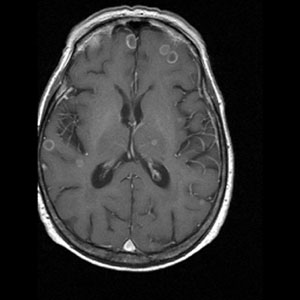
#> input picture course/brain.png, 300 x 300 px, found by its file name
$ jupyter execute --allow-errors introLaconeu-StudentCopy.ipynb   (shell and % lines are left out)   (older library calls are emulated)
#> lines starting #> are read from the running program, lines starting #| are printed output that depends on the picture
# 1.1- Markdown and Code Cells

This is a markdown cell:

* Bullets
* Latex formulas: $\int_a^b x dx$
* [Links](http://www.google.cl)
* Code: ``python setup.py``
* Tables

| **X** | **Y** |
|-------|-------|
| 3.145 | 2.34  |
| 0.32  | 3     |

[cell 1]
# This is a code cell (python code)
a = [1,2,3,4,5]
b = []
for i in a:
    b.append(i*i)
print(a)
# The last line is returned as output of the cell
b

# 1.2.- Python Datatypes in a Nutshell

* __primitives__: built-in basic data type, like int, float, string, etc.
* __objects__: everything that has attributes and methods.

### Lists
A collection of elements in an array __of any type__!

[cell 2]
lst = [42,42.0,"42"]
lst

### Tuples
like lists, but inmutables (i.e., cannot be changed). Any operation over tuples __creates a new tuple__

[cell 3]
tup = (42,42.0,42,'hi')
tup

[cell 4]
lst[0] = 32
lst

#> (a cell that did not finish here is left out)

### Dictionaries
Also known as keymaps, hashmaps, associative arrays or similar. Is a list, where every element has a __key__ associated with it

[cell 6]
dt = {'one':1,'two':2,'two and a half':2.5,'three':3}

print(dt['one'])
print(dt['two and a half'])

# 1.3 Lambda Functions (Functions on the fly)

Creation of anonymous functions (i.e. functions that are not bound to a name) at runtime, using a construct called "lambda".

[cell 7]
def f(x):
    return x**2

print(f(5))

[cell 8]
print((lambda x: x**2)(5))

g= lambda x: x**2
print(g(4))

[cell 9]
def make_incrementor(n):
    return lambda x: x + n

i5 = make_incrementor(5)
i7 = make_incrementor(7)
print(i5(10))
print(i7(10))

# 1.4.- Imports

Imports do not import the code of a library, but the namespace of it and a few initialization.

[cell 10]
# Original Namespace Import
import numpy
a = numpy.array([1,2,3,4])

# Renaming Namespace Import
import numpy as np
b = np.array([1,2,3,4])

# Namespace Inclusion Import
from numpy import *
c = array([1,2,3,4])

print(np.array_equal(a,b))
np.array_equal(a,c)

# 2.1 What is Numpy?

1. Numpy is a fundamental library for Python which is used for scientific computing and manipulation of large arrays of data.

2. Numpy performs mathematical, statistical and data manipulation on arrays much faster that regular Python operations.

3. This difference is very important when you are performing large amount of calculations of arrays.

The major advantage of using Numpy for handling arrays, is that **Numpy implements all the heavy lifting in C language** which is much faster. This allows you to tap into the powerful C language performance from the comfort of Python.

[cell 11]
import numpy as np

## ndarray object
The ndarray object is the main object for representing your array. This object can handle multi-dimensional array of any size that your memory can store. The biggest differences between a Python list and a ndarray object are these:

1. ndarray is a fixed size array while list has a dynamic size. When you reshape a ndarray a new object is created with the new shape and the old object is deleted from memory.
2. ndarray allows mathematical and logical operations on complete multi-dimensional arrays. With a Python list you will have to iterate over the sequence which take more time and code.
3. ndarray has homogeneous data type for the complete array while Python list can contain multiple data types within a single array.

Note: You could have multiple data types in a single object that has multiple dimensions.

[cell 12]
list_1 = list(range(5000000))
list_2 = list(range(5000000))

[cell 13]
narray_1 = np.arange(5000000)
narray_2 = np.arange(5000000)

# 2.2 Adding  and Multiplying operations

[cell 14]
array1 = np.array([1, 2, 3, 4, 5])
print(array1+3, array1*2,'\n')

array2 = array1+3 + array1*2

array3 = (array1+3) * array1*2
print(array2, array3)

# 2.3 Matrix  multiplication

[cell 15]
A = np.random.randint(1,10,(3,1)) #random integers between [1, 10)
B = np.matrix([1,2,3])

print('A:\n',A,'\n')
print('B:',B,'\n')

print('A dot B: \n',A.dot(B),'\n')
print('B dot A:',B.dot(A),'\n')

np.dot(B,A)

# 2.4 Indexing 1D

[cell 16]
C = np.array(range(100))
print(C, '\n')

print('the first element is:',C[0],'\n')

print('the last element is:', C[-1], '\n')

print('the penultimate element is:', C[-2], '\n')

print('range:', C[2:21], '\n') #[2,21)

print('other range:', C[0:10:2])

# 2.5 Indexing 2D

[cell 17]
D = C.reshape(10,10)
print('D:\n', D,'\n')

print('row 2:',D[2],'\n')

print('column 2:', D[:,2],'\n')

print('(2,3):\n',D[2][3],'\n')

print('(2,3):\n',D[2,3],'\n')

print('matrix range:[1:5,2:4]:\n',D[1:5,2:4],'\n')

print('Even numbers:\n', D[D%2==0],'\n')

print('D > 34:\n', D[D>34])

# 2.6 Applying a Function

## You have to vectorize the function

The purpose of np.vectorize is to transform functions which are not numpy-aware (e.g. take floats as input and return floats as output) into functions that can operate on (and return) numpy arrays

1. Note that not every function automatically works with arrays.

2. Functions that have been written to work with arrays of numbers are called vectorized functions.

3. Most of the functions in numpy are already vectorized.

4. You can create a vectorized version of any other function using the higher-order function numpy.vectorize().

[cell 18]
def isprime(n):
    #checking the input
#> called with n = 27
    n= abs(int(n))
    if n<2: #if n=0 or n=1 then return is not a prime
        return False
    if n==2:
        return True
    for x in range(2,n):
        if n % x == 0:
            return False
    return True

[cell 19]
print(isprime(27), '\n')

#> (a cell that did not finish here is left out)

[cell 21]
visprime = np.vectorize(isprime)

tmp = visprime(D)

print(tmp, '\n')

print(D[tmp])

# 2.7 Basic Stats

[cell 22]
print('D:\n', D, '\n')

print('max:', D.max())
print('min:', D.min())
print('mean:', D.mean())
print('std:', D.std())


print('Size of each dimension:', D.shape)
print('Dimesnions:', D.ndim)
print('Number of elements', D.size)

# 3.1 What is SciPy?

1. Is a collection of mathematical algorithms and functions built in Numpy data structures

2. Organized into subpackages covering different computer areas.

## Some SciPy Submodules

1. Linear Algebra (scipy.linalg)
2. Multi-dimensional image processing (scipy.ndimage)
3. Statistics (scipy.stats)
4. Signal Processing (scipy.signal)
5. Integration (scipy.integrate)
6. Fourier Transforms (scipy.fftpack)
7. Others

# 3.2 Example computing

$$f(x)=\int_0^{4} x^3dx$$

[cell 23]
import scipy as sc
import scipy.integrate as integrate

ans, err = integrate.quad(lambda x: x**3,0,4)
print(ans, '\n')

help(sc.integrate.quad)

# 3.3 Example computing the eigenvalues of matrix
$$\begin{bmatrix} 2 & 4 & 7 \\ 3 & 8 & 9\\ 3 & 2 & 5 \end{bmatrix}$$

[cell 24]
import scipy.linalg as linalg

m = np.random.rand(3,3)
print(m)
sc.linalg.eigvals(m)

# 4.1 What is Matplotlib?

Is the most known python library for making scientific plots.
* Usage can be very similar to the Matlab plotting system
* But it also has a more object-oriented and pythonic interface

[cell 25]
import matplotlib.pyplot as plt

# 4.2 Basic Plotting

[cell 26]
p = np.arange(0, 10, 1)
q = np.linspace(0,9,10)
y = q*2 + 5
plt.plot(q, y,'r')
print(p)
print(q)
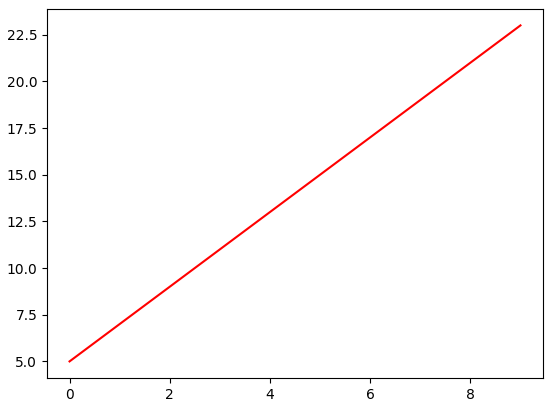
#> figure drawn by matplotlib, 1 panel; curve peaks at x = 9, y = 23

# 4.3 Plotting multi-dimensional with matrices
If we supply a matrix to plot() then it will plot the y-values taken from the columns of the matrix (notice the transpose in the example below).

[cell 27]
x = np.arange(0, 2*np.pi, 0.01)
y = np.sin(x)
ax = plt.plot(x,np.matrix([y, np.cos(x)]).T)
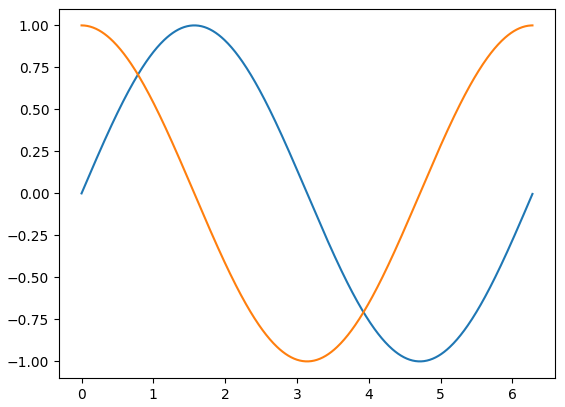
#> figure drawn by matplotlib, 1 panel; curve peaks at x = 1.57, y = 1; curve peaks at x = 0, y = 1

# 4.4 Histograms
We can plot a histograms of randomly-distributed data using the hist() function from matplotlib:

[cell 28]
np.random.seed(5)
data = np.random.randn(100000)
ax = plt.hist(data,50,facecolor='r')
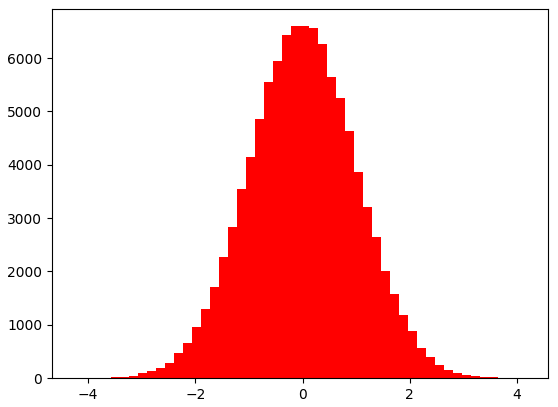
#> figure drawn by matplotlib, 1 panel; tallest bar 6596 high, from x = -0.0471 to 0.121

# 4.5 Example

[cell 29]
import scipy.misc as misc

brain = misc.imread('brain.png')
#> brain is the input picture: shape (300, 300); min 0, max 255, mean 47.5

[cell 30]
plt.imshow(brain,cmap='gray')

[cell 31]
import scipy.ndimage as ndimage

plt.imshow(ndimage.rotate(brain,90),cmap='gray')
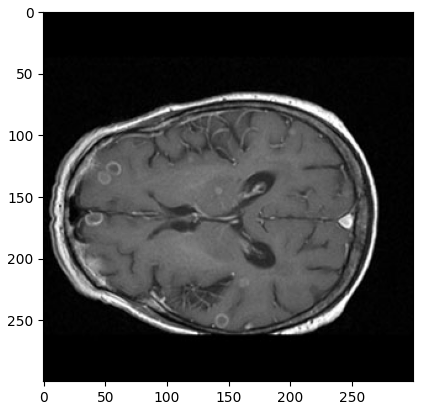
#> figure drawn by matplotlib, 1 panel

[cell 32]
fig = plt.imshow(brain,cmap='gray')
cont = plt.contour(brain)
plt.colorbar(cont)
fig.axes.get_xaxis().set_visible(False)
fig.axes.get_yaxis().set_visible(False)
plt.title("Contours levels of Image")
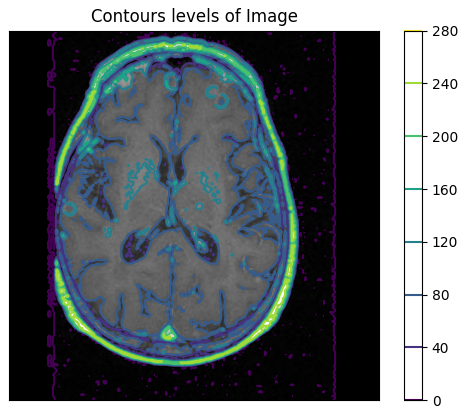
#> figure drawn by matplotlib, 2 panels

# 4.6 Bonus track

[cell 33]
#Interactivity
from ipywidgets import interact

def f(deg=0):
    plt.imshow(ndimage.rotate(brain,deg),cmap='gray')

HH=interact(f,deg=(0,180))
#> the sliders are set to deg = 90
